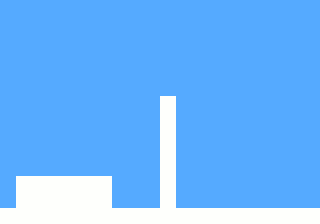

This game map was drawn from its Tiled (.tmx) file and the tilesets committed beside it. A one-line description and the trimmed map source follow:
An orthogonal 20x14 tile map with 16x16 px tiles, 1 tile layer (World) and 57 objects (51x Item, 3x Collider, Player, Trigger).

<map version="1.0" orientation="orthogonal" renderorder="right-down" width="20" height="14" tilewidth="16" tileheight="16" backgroundcolor="#55aaff" nextobjectid="97">
 <properties>
  <property name="camera_speed" value="1" />
  <property name="file_name" value="1_1.MAP" />
  <property name="start_delay" value="2" />
  <property name="world_name" value="1-1 Blue" />
 </properties>
 <tileset firstgid="1" name="World" tilewidth="16" tileheight="16">
  <image source="../romdisk/WORLD.PNG" width="16" height="96" />
  <tile id="1">
   <objectgroup draworder="index">
    <object id="0" x="0" y="0" width="16" height="16" />
   </objectgroup>
  </tile>
  <tile id="2">
   <objectgroup draworder="index" />
  </tile>
 </tileset>
 <layer name="World" width="20" height="14">
  <data>[280 cells, 39 non-empty, 1 distinct tile ids]</data>
 </layer>
 <objectgroup color="#ffff00" name="Objects">
  <object id="1" name="Coin" type="Item" x="108" y="44" width="8" height="8">
   <properties>
    <property name="value" value="100" />
   </properties>
  </object>
  <object id="4" name="Coin" type="Item" x="124" y="44" width="8" height="8">
   <properties>
    <property name="value" value="100" />
   </properties>
  </object>
  <object id="5" name="Coin" type="Item" x="108" y="60" width="8" height="8">
   <properties>
    <property name="value" value="100" />
   </properties>
  </object>
  <object id="6" name="Coin" type="Item" x="124" y="60" width="8" height="8">
   <properties>
    <property name="value" value="100" />
   </properties>
  </object>
  <object id="11" name="Coin" type="Item" x="140" y="44" width="8" height="8">
   <properties>
    <property name="value" value="100" />
   </properties>
  </object>
  <object id="14" name="Coin" type="Item" x="140" y="60" width="8" height="8">
   <properties>
    <property name="value" value="100" />
   </properties>
  </object>
  <object id="15" name="Blue" type="Player" x="36" y="80" width="8" height="16" />
  <object id="17" name="Coin" type="Item" x="108" y="76" width="8" height="8">
   <properties>
    <property name="value" value="100" />
   </properties>
  </object>
  <object id="18" name="Coin" type="Item" x="108" y="92" width="8" height="8">
   <properties>
    <property name="value" value="100" />
   </properties>
  </object>
  <object id="19" name="Coin" type="Item" x="140" y="92" width="8" height="8">
   <properties>
    <property name="value" value="100" />
   </properties>
  </object>
  <object id="20" name="Coin" type="Item" x="124" y="92" width="8" height="8">
   <properties>
    <property name="value" value="100" />
   </properties>
  </object>
  <object id="21" name="Coin" type="Item" x="124" y="76" width="8" height="8">
   <properties>
    <property name="value" value="100" />
   </properties>
  </object>
  <object id="22" name="Coin" type="Item" x="140" y="76" width="8" height="8">
   <properties>
    <property name="value" value="100" />
   </properties>
  </object>
  <object id="53" name="Coin" type="Item" x="108" y="156" width="8" height="8">
   <properties>
    <property name="value" value="100" />
   </properties>
  </object>
  <object id="54" name="Coin" type="Item" x="140" y="140" width="8" height="8">
   <properties>
    <property name="value" value="100" />
   </properties>
  </object>
  <object id="55" name="Coin" type="Item" x="108" y="140" width="8" height="8">
   <properties>
    <property name="value" value="100" />
   </properties>
  </object>
  <object id="56" name="Coin" type="Item" x="124" y="156" width="8" height="8">
   <properties>
    <property name="value" value="100" />
   </properties>
  </object>
  <object id="57" name="Coin" type="Item" x="124" y="124" width="8" height="8">
   <properties>
    <property name="value" value="100" />
   </properties>
  </object>
  <object id="58" name="Coin" type="Item" x="140" y="124" width="8" height="8">
   <properties>
    <property name="value" value="100" />
   </properties>
  </object>
  <object id="59" name="Coin" type="Item" x="124" y="108" width="8" height="8">
   <properties>
    <property name="value" value="100" />
   </properties>
  </object>
  <object id="60" name="Coin" type="Item" x="124" y="140" width="8" height="8">
   <properties>
    <property name="value" value="100" />
   </properties>
  </object>
  <object id="61" name="Coin" type="Item" x="140" y="108" width="8" height="8">
   <properties>
    <property name="value" value="100" />
   </properties>
  </object>
  <object id="62" name="Coin" type="Item" x="140" y="156" width="8" height="8">
   <properties>
    <property name="value" value="100" />
   </properties>
  </object>
  <object id="63" name="Coin" type="Item" x="108" y="124" width="8" height="8">
   <properties>
    <property name="value" value="100" />
   </properties>
  </object>
  <object id="64" name="Coin" type="Item" x="108" y="108" width="8" height="8">
   <properties>
    <property name="value" value="100" />
   </properties>
  </object>
  <object id="65" name="Coin" type="Item" x="188" y="76" width="8" height="8">
   <properties>
    <property name="value" value="100" />
   </properties>
  </object>
  <object id="66" name="Coin" type="Item" x="156" y="76" width="8" height="8">
   <properties>
    <property name="value" value="100" />
   </properties>
  </object>
  <object id="67" name="Coin" type="Item" x="172" y="60" width="8" height="8">
   <properties>
    <property name="value" value="100" />
   </properties>
  </object>
  <object id="68" name="Coin" type="Item" x="188" y="60" width="8" height="8">
   <properties>
    <property name="value" value="100" />
   </properties>
  </object>
  <object id="69" name="Coin" type="Item" x="172" y="44" width="8" height="8">
   <properties>
    <property name="value" value="100" />
   </properties>
  </object>
  <object id="70" name="Coin" type="Item" x="172" y="76" width="8" height="8">
   <properties>
    <property name="value" value="100" />
   </properties>
  </object>
  <object id="71" name="Coin" type="Item" x="188" y="44" width="8" height="8">
   <properties>
    <property name="value" value="100" />
   </properties>
  </object>
  <object id="72" name="Coin" type="Item" x="156" y="60" width="8" height="8">
   <properties>
    <property name="value" value="100" />
   </properties>
  </object>
  <object id="73" name="Coin" type="Item" x="156" y="44" width="8" height="8">
   <properties>
    <property name="value" value="100" />
   </properties>
  </object>
  <object id="74" name="Coin" type="Item" x="204" y="44" width="8" height="8">
   <properties>
    <property name="value" value="100" />
   </properties>
  </object>
  <object id="75" name="Coin" type="Item" x="204" y="76" width="8" height="8">
   <properties>
    <property name="value" value="100" />
   </properties>
  </object>
  <object id="76" name="Coin" type="Item" x="204" y="60" width="8" height="8">
   <properties>
    <property name="value" value="100" />
   </properties>
  </object>
  <object id="77" name="Coin" type="Item" x="204" y="156" width="8" height="8">
   <properties>
    <property name="value" value="100" />
   </properties>
  </object>
  <object id="80" name="Coin" type="Item" x="188" y="124" width="8" height="8">
   <properties>
    <property name="value" value="100" />
   </properties>
  </object>
  <object id="81" name="Coin" type="Item" x="204" y="140" width="8" height="8">
   <properties>
    <property name="value" value="100" />
   </properties>
  </object>
  <object id="82" name="Coin" type="Item" x="188" y="140" width="8" height="8">
   <properties>
    <property name="value" value="100" />
   </properties>
  </object>
  </objectgroup>
 <objectgroup color="#ff0000" name="Collision">
  <!-- 4 objects omitted --></objectgroup>
</map>
<!-- 15 of 57 objects omitted -->
